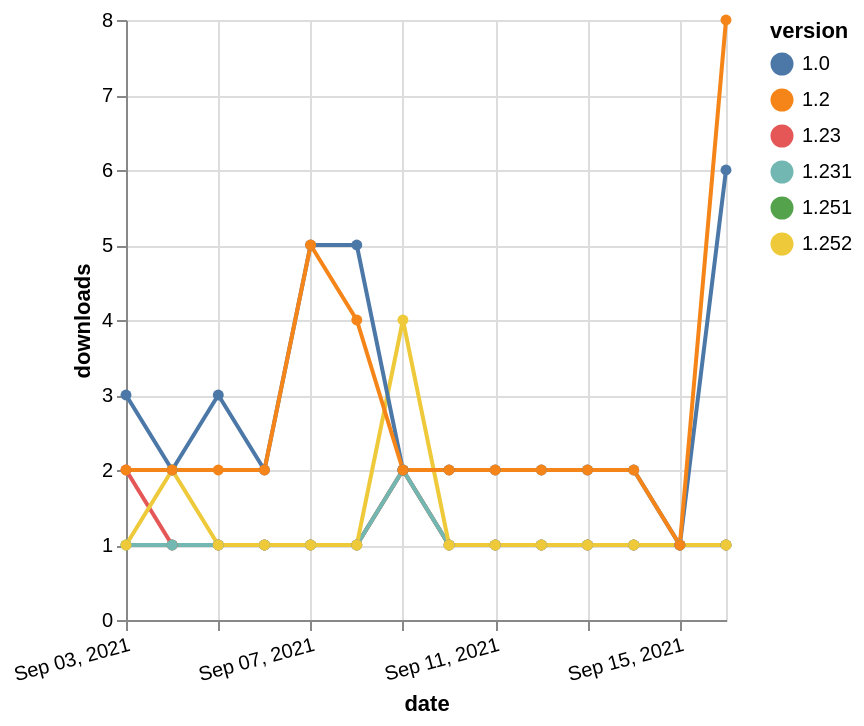

Source (Vega-Lite JSON):
### Vega-Lite specification from a JSON file in a GitHub repository (floating-point values rounded to 4 significant figures)
{"$schema": "https://vega.github.io/schema/vega-lite/v5.json", "description": "A simple bar chart with embedded data.", "data": {"values": [{"date": "2021-09-03", "total": 187, "delta": 1, "version": "1.251"}, {"date": "2021-09-04", "total": 188, "delta": 1, "version": "1.251"}, {"date": "2021-09-05", "total": 189, "delta": 1, "version": "1.251"}, {"date": "2021-09-06", "total": 190, "delta": 1, "version": "1.251"}, {"date": "2021-09-07", "total": 191, "delta": 1, "version": "1.251"}, {"date": "2021-09-08", "total": 192, "delta": 1, "version": "1.251"}, {"date": "2021-09-09", "total": 194, "delta": 2, "version": "1.251"}, {"date": "2021-09-10", "total": 195, "delta": 1, "version": "1.251"}, {"date": "2021-09-11", "total": 196, "delta": 1, "version": "1.251"}, {"date": "2021-09-12", "total": 197, "delta": 1, "version": "1.251"}, {"date": "2021-09-13", "total": 198, "delta": 1, "version": "1.251"}, {"date": "2021-09-14", "total": 199, "delta": 1, "version": "1.251"}, {"date": "2021-09-15", "total": 200, "delta": 1, "version": "1.251"}, {"date": "2021-09-16", "total": 201, "delta": 1, "version": "1.251"}, {"date": "2021-09-03", "total": 234, "delta": 2, "version": "1.23"}, {"date": "2021-09-04", "total": 235, "delta": 1, "version": "1.23"}, {"date": "2021-09-05", "total": 236, "delta": 1, "version": "1.23"}, {"date": "2021-09-06", "total": 237, "delta": 1, "version": "1.23"}, {"date": "2021-09-07", "total": 238, "delta": 1, "version": "1.23"}, {"date": "2021-09-08", "total": 239, "delta": 1, "version": "1.23"}, {"date": "2021-09-09", "total": 241, "delta": 2, "version": "1.23"}, {"date": "2021-09-10", "total": 242, "delta": 1, "version": "1.23"}, {"date": "2021-09-11", "total": 243, "delta": 1, "version": "1.23"}, {"date": "2021-09-12", "total": 244, "delta": 1, "version": "1.23"}, {"date": "2021-09-13", "total": 245, "delta": 1, "version": "1.23"}, {"date": "2021-09-14", "total": 246, "delta": 1, "version": "1.23"}, {"date": "2021-09-15", "total": 247, "delta": 1, "version": "1.23"}, {"date": "2021-09-16", "total": 248, "delta": 1, "version": "1.23"}, {"date": "2021-09-03", "total": 248, "delta": 1, "version": "1.231"}, {"date": "2021-09-04", "total": 249, "delta": 1, "version": "1.231"}, {"date": "2021-09-05", "total": 250, "delta": 1, "version": "1.231"}, {"date": "2021-09-06", "total": 251, "delta": 1, "version": "1.231"}, {"date": "2021-09-07", "total": 252, "delta": 1, "version": "1.231"}, {"date": "2021-09-08", "total": 253, "delta": 1, "version": "1.231"}, {"date": "2021-09-09", "total": 255, "delta": 2, "version": "1.231"}, {"date": "2021-09-10", "total": 256, "delta": 1, "version": "1.231"}, {"date": "2021-09-11", "total": 257, "delta": 1, "version": "1.231"}, {"date": "2021-09-12", "total": 258, "delta": 1, "version": "1.231"}, {"date": "2021-09-13", "total": 259, "delta": 1, "version": "1.231"}, {"date": "2021-09-14", "total": 260, "delta": 1, "version": "1.231"}, {"date": "2021-09-15", "total": 261, "delta": 1, "version": "1.231"}, {"date": "2021-09-16", "total": 262, "delta": 1, "version": "1.231"}, {"date": "2021-09-03", "total": 242, "delta": 1, "version": "1.252"}, {"date": "2021-09-04", "total": 244, "delta": 2, "version": "1.252"}, {"date": "2021-09-05", "total": 245, "delta": 1, "version": "1.252"}, {"date": "2021-09-06", "total": 246, "delta": 1, "version": "1.252"}, {"date": "2021-09-07", "total": 247, "delta": 1, "version": "1.252"}, {"date": "2021-09-08", "total": 248, "delta": 1, "version": "1.252"}, {"date": "2021-09-09", "total": 252, "delta": 4, "version": "1.252"}, {"date": "2021-09-10", "total": 253, "delta": 1, "version": "1.252"}, {"date": "2021-09-11", "total": 254, "delta": 1, "version": "1.252"}, {"date": "2021-09-12", "total": 255, "delta": 1, "version": "1.252"}, {"date": "2021-09-13", "total": 256, "delta": 1, "version": "1.252"}, {"date": "2021-09-14", "total": 257, "delta": 1, "version": "1.252"}, {"date": "2021-09-15", "total": 258, "delta": 1, "version": "1.252"}, {"date": "2021-09-16", "total": 259, "delta": 1, "version": "1.252"}, {"date": "2021-09-03", "total": 3012, "delta": 3, "version": "1.0"}, {"date": "2021-09-04", "total": 3014, "delta": 2, "version": "1.0"}, {"date": "2021-09-05", "total": 3017, "delta": 3, "version": "1.0"}, {"date": "2021-09-06", "total": 3019, "delta": 2, "version": "1.0"}, {"date": "2021-09-07", "total": 3024, "delta": 5, "version": "1.0"}, {"date": "2021-09-08", "total": 3029, "delta": 5, "version": "1.0"}, {"date": "2021-09-09", "total": 3031, "delta": 2, "version": "1.0"}, {"date": "2021-09-10", "total": 3033, "delta": 2, "version": "1.0"}, {"date": "2021-09-11", "total": 3035, "delta": 2, "version": "1.0"}, {"date": "2021-09-12", "total": 3037, "delta": 2, "version": "1.0"}, {"date": "2021-09-13", "total": 3039, "delta": 2, "version": "1.0"}, {"date": "2021-09-14", "total": 3041, "delta": 2, "version": "1.0"}, {"date": "2021-09-15", "total": 3042, "delta": 1, "version": "1.0"}, {"date": "2021-09-16", "total": 3048, "delta": 6, "version": "1.0"}, {"date": "2021-09-03", "total": 3157, "delta": 2, "version": "1.2"}, {"date": "2021-09-04", "total": 3159, "delta": 2, "version": "1.2"}, {"date": "2021-09-05", "total": 3161, "delta": 2, "version": "1.2"}, {"date": "2021-09-06", "total": 3163, "delta": 2, "version": "1.2"}, {"date": "2021-09-07", "total": 3168, "delta": 5, "version": "1.2"}, {"date": "2021-09-08", "total": 3172, "delta": 4, "version": "1.2"}, {"date": "2021-09-09", "total": 3174, "delta": 2, "version": "1.2"}, {"date": "2021-09-10", "total": 3176, "delta": 2, "version": "1.2"}, {"date": "2021-09-11", "total": 3178, "delta": 2, "version": "1.2"}, {"date": "2021-09-12", "total": 3180, "delta": 2, "version": "1.2"}, {"date": "2021-09-13", "total": 3182, "delta": 2, "version": "1.2"}, {"date": "2021-09-14", "total": 3184, "delta": 2, "version": "1.2"}, {"date": "2021-09-15", "total": 3185, "delta": 1, "version": "1.2"}, {"date": "2021-09-16", "total": 3193, "delta": 8, "version": "1.2"}]}, "width": "container", "mark": {"type": "line", "point": {"filled": true}}, "encoding": {"x": {"field": "date", "type": "temporal", "timeUnit": "yearmonthdate", "title": "date", "axis": {"labelAngle": -15}}, "y": {"field": "delta", "type": "quantitative", "title": "downloads"}, "color": {"field": "version", "type": "nominal"}, "tooltip": {"field": "delta"}}}
